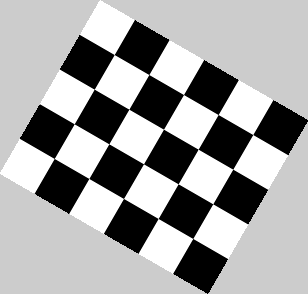
//> input picture ChessboardCorners/chess.png, 308 x 294 px
$ ./corners   (built with g++ and OpenCV 4)
//> lines starting //> are read from the running program, lines starting //| are printed output that depends on the picture; after the words box and inside, x2 and y2 are one past the last pixel; in counts of white or black regions, pixels touching at a corner belong together
#include <cstdlib>
#include <vector>
#include <string>
#include <iostream>

#include <opencv2/core/core.hpp>
#include <opencv2/highgui/highgui.hpp>
#include <opencv2/imgproc/imgproc.hpp>

#include <opencv2/calib3d.hpp>


const std::string CHESSBOARD_IMAGE = "chess.png";
const cv::Size CORNERS_PATTERN(5, 4); // corners' number in row and column
const int CORNER_MARK_SIZE = 4;

int main(int argc, char* argv[])
{
    cv::Mat chessboard = cv::imread(CHESSBOARD_IMAGE, CV_LOAD_IMAGE_COLOR);
//> chessboard is the input picture: 294 rows x 308 cols, CV_8UC3; min 0, max 255, mean 163.2
    std::vector<cv::Point2i> corners;

    cv::findChessboardCorners(chessboard, CORNERS_PATTERN, corners);
//> corners = 20 Points (x, y), first 12: [193, 238], [158, 218], [123, 198], [89, 178], [54, 158], [213, 204], [178, 184], [144, 164], [109, 144], [74, 124], [233, 169], [198, 149]
    std::cout << corners.size() << " corners found." << std::endl;
//| 20 corners found.

    for (auto corner : corners) {
        cv::circle(chessboard, corner, CORNER_MARK_SIZE, CV_RGB(255, 0, 0)); // draw circles at the corners
    }
//> this loop made 20 passes
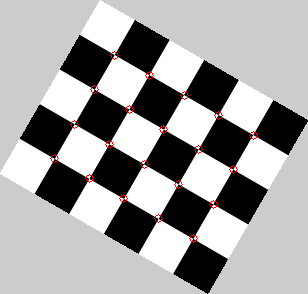
//> chessboard: 294 rows x 308 cols, CV_8UC3; 0.44% of pixels changed, all inside (x1, y1, x2, y2) = (50, 51, 258, 243)

    cv::imshow("Marked", chessboard);
    cv::waitKey(0);

    return EXIT_SUCCESS;
}
